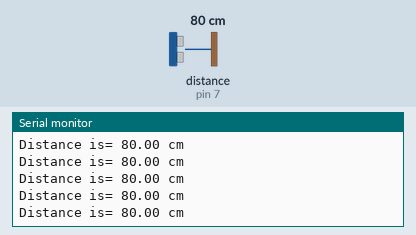
Simulated run of this sketch. Board: Arduino Uno, built with avr-gcc and run on an emulated ATmega328P. Shown: the last lines printed to the serial monitor. Wiring (inferred from the names in the program): ultrasonic range finder: trigger pin 8; echo pin 7. Inputs (shaded band) come from the test bench; at power-on: distance to the obstacle (sensor on pin 7) 80 cm. The echo pulse lasts 58.3 µs per cm.

Above: at 1.2 s.
1.3 s: distance to the obstacle (sensor on pin 7) set to 250 cm
At 1.39 s:
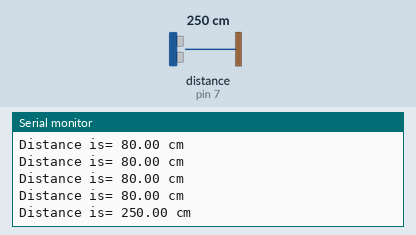
4.3 s: distance to the obstacle (sensor on pin 7) set to 2 cm
At 4.39 s:
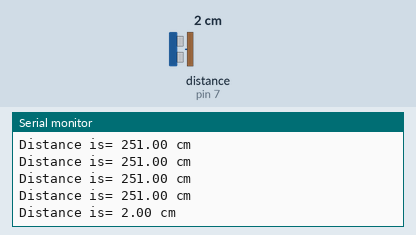
5.8 s: distance to the obstacle (sensor on pin 7) set to 35 cm
At 5.8 s:
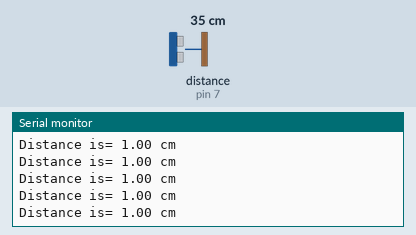
8.8 s: distance to the obstacle (sensor on pin 7) set to 250 cm
At 8.9 s:
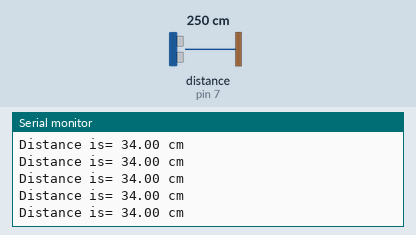
Timing chart, 0 to 11.8 s (numbered marks = the images above; inputs shaded):
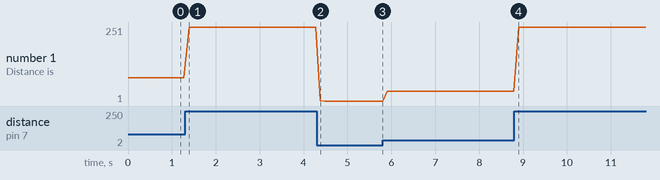

Measured:
- after the input at 1.3 s, the serial monitor: prints a new line after 0.09 s (image 1)
- after the input at 4.3 s, the serial monitor: prints a new line after 0.08 s (image 2)
- plotted number 1: 80 → 251 after the input at 1.3 s, 251 → 1 after the input at 4.3 s, 1 → 34 after the input at 5.8 s, 34 → 251 after the input at 8.8 s

The sketch:

sound_sensor.ino
```cpp
const int trigger = 8;
const int echo = 7;
float dist;
long totaltime;

void setup() {
  Serial.begin(9600);
  pinMode(trigger, OUTPUT);
  pinMode(echo, INPUT);
}

void loop() {
  digitalWrite(trigger, LOW);
  delayMicroseconds(5);

  digitalWrite(trigger, HIGH);
  delayMicroseconds(10);

  digitalWrite(trigger, LOW);
  totaltime = pulseIn(echo, HIGH);
  dist = totaltime / 58;

  Serial.print("Distance is= ");
  Serial.print(dist);
  Serial.println(" cm");

  delay(100);  // Add a short delay to avoid overwhelming the Serial Monitor
}
```
